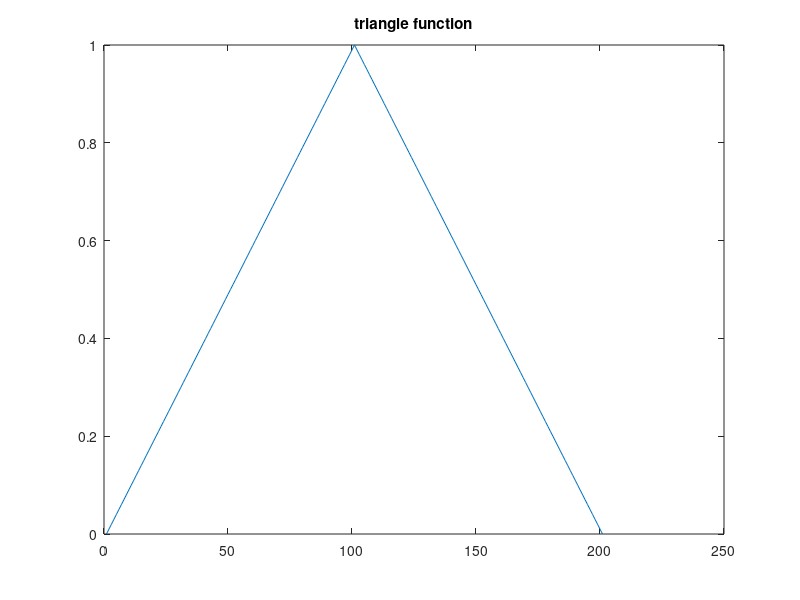
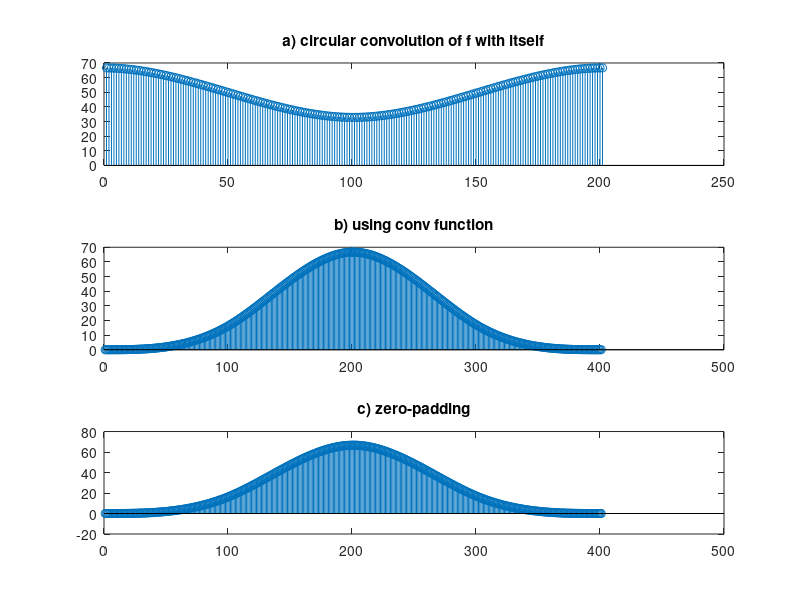

MATLAB code to generate these figures, in order:
% a) determine and plot the circular convolution of f with itself 
f=[0:0.01:1 0.99:-0.01:0];
figure (1) 
plot(f)
title('triangle function') 
cconv1=ifft(fft(f).*fft(f));
%cconv2=cconv(f,f,length(f)); % different method using built in function 
figure (2)
subplot(3,1,1)
stem(cconv1)
title('a) circular convolution of f with itself')

% b) determine and plot the discrete convolution of f with itself 
convf=conv(f,f);
subplot(3,1,2)
stem(convf)
title('b) using conv function')

%c) determine and plot the discrete convolution by zero-padding
padf=[f zeros(1,401-length(f))];
cconv3=ifft(fft(padf).*fft(padf));
subplot(3,1,3)
stem(cconv3)
title('c) zero-padding')